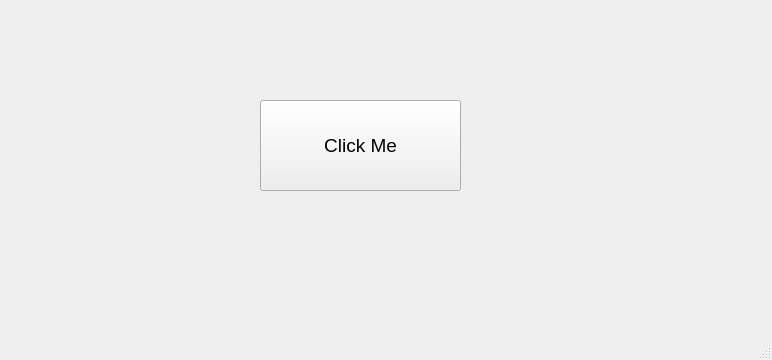
<?xml version="1.0" encoding="UTF-8"?>
<ui version="4.0">
 <class>MainWindow</class>
 <widget class="QMainWindow" name="MainWindow">
  <property name="geometry">
   <rect>
    <x>0</x>
    <y>0</y>
    <width>772</width>
    <height>360</height>
   </rect>
  </property>
  <property name="windowTitle">
   <string>MainWindow</string>
  </property>
  <widget class="QWidget" name="centralwidget">
   <widget class="QPushButton" name="pushButton">
    <property name="geometry">
     <rect>
      <x>260</x>
      <y>100</y>
      <width>201</width>
      <height>91</height>
     </rect>
    </property>
    <property name="font">
     <font>
      <pointsize>14</pointsize>
     </font>
    </property>
    <property name="text">
     <string>Click Me</string>
    </property>
   </widget>
  </widget>
  <widget class="QMenuBar" name="menubar">
   <property name="geometry">
    <rect>
     <x>0</x>
     <y>0</y>
     <width>772</width>
     <height>21</height>
    </rect>
   </property>
  </widget>
  <widget class="QStatusBar" name="statusbar"/>
 </widget>
 <resources/>
 <connections/>
</ui>
